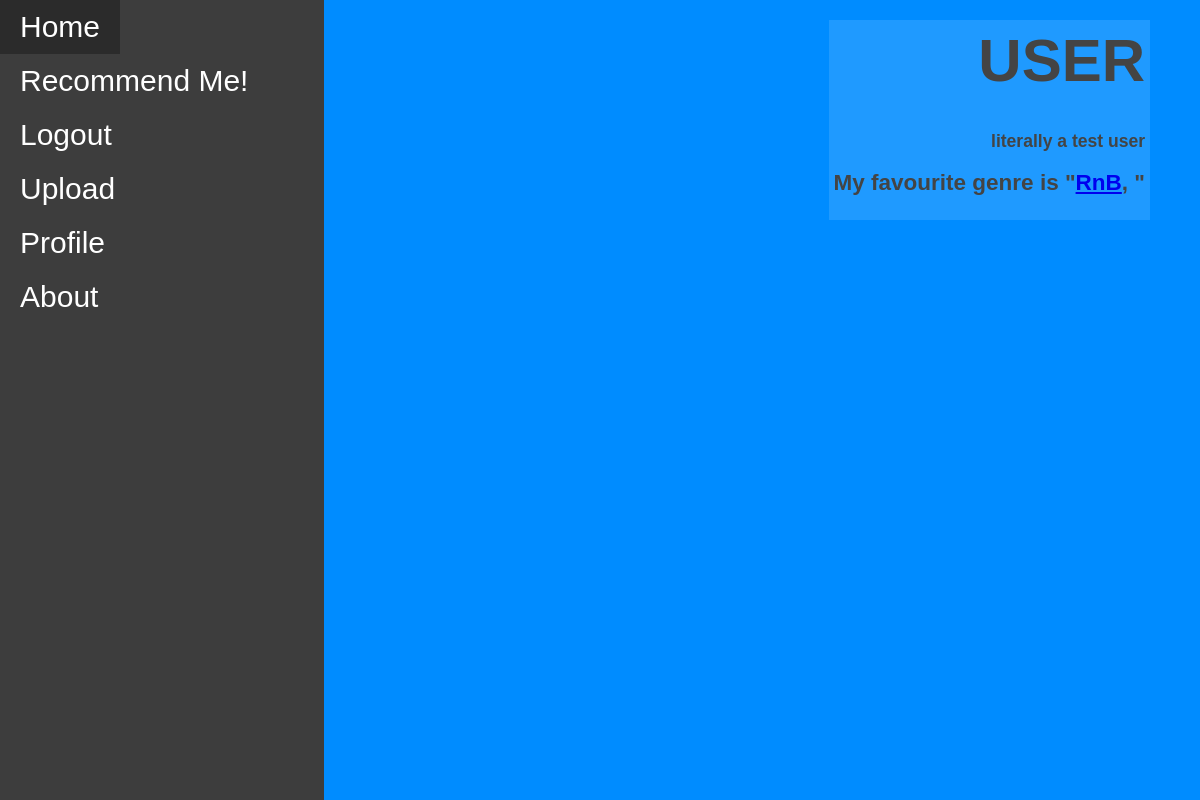
/profile/2 (signed in), run on the app's committed database.
### models.py (models this page shows, shortened)
class User(db.Model):
    __tablename__ = 'User'
    id = db.Column(db.Integer, primary_key=True)
    userName = db.Column(db.String())
    passWord = db.Column(db.String())
    bio = db.Column(db.String())
    favGenre = db.Column(db.Integer, db.ForeignKey('Genre.id'))
    recommendations = db.relationship('Recommendation', secondary=RecommendationUser, back_populates='users')

class Genre(db.Model):
    __tablename__ = 'Genre'
    id = db.Column(db.Integer, primary_key=True)
    genre = db.Column(db.String())
    genreDesc = db.Column(db.String())
    recommendations = db.relationship('Recommendation', secondary=RecommendationGenre, back_populates='genres')
    def __repr__(self):
        return self.genre

### app.py (the view)
@app.route('/profile/<int:id>', methods=["GET", "POST"])
def profile(id):
    logged= False
    if "user" in session:
        username = session["user"]
        logged = True
        userinfo = models.User.query.filter_by(id=id).first_or_404()
        genre_id = userinfo.favGenre
        favGenre = models.Genre.query.filter_by(id=genre_id).first_or_404()
        return render_template("profile.html", userinfo = userinfo, title="Profile", username = username, logged=logged, favGenre=favGenre, genre_id=genre_id, id=id)
    return redirect(url_for("login"))

### templates/profile.html
{% extends 'layout.html' %}
{% block content %}
<body class = "testbg">
    <div class = "profile">
        <h1 class="titletext">{{ userinfo.userName }}</h1>
        <br>
        <h3>{{ userinfo.bio }}</h3>
        <h2>My favourite genre is "<a href="/genre/{{ genre_id }}">{{ favGenre }}</a>,&nbsp;"</h2>
    </div>
</body>
{% endblock %}

### static/styles.css (style rules this page uses)
.background { background-color: rgb(0, 140, 255); padding: 0; border: 0px; margin: 0px; }
.profile { margin-right: 50px; margin-top: 20px; padding: 5px; max-width: 50%; float: right; text-align: right; background-color: #ffffff1f; }
.titletext { margin-top: 1px; font-size: 60px; text-transform: uppercase; margin-bottom: 1px; }
body { font-family: 'Helvetica', 'Arial', sans-serif; color: #444444; font-size: 15px; }

### data on the page
User: userName "USER", bio "literally a test user"
Genre: genre "RnB"
